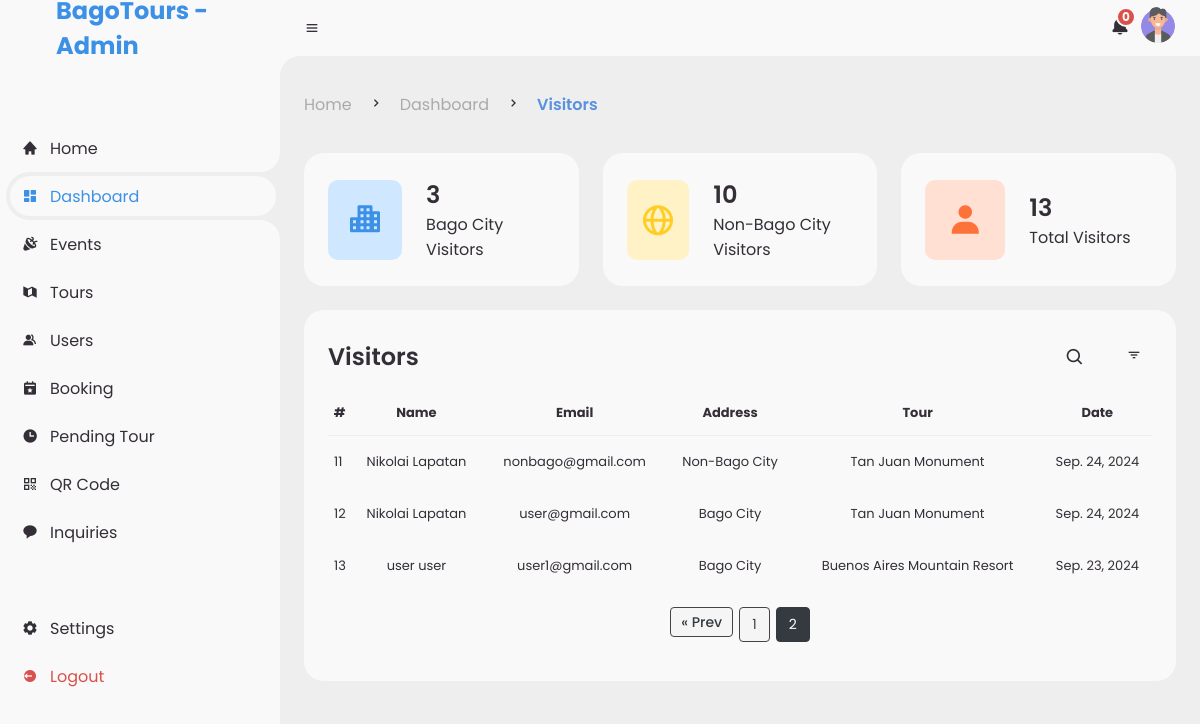
The page /admin/visitor.php?page=2 (signed in) on the database its author committed.
### tables this page shows
CREATE TABLE `visit_records` (
  `id` int(11) NOT NULL,
  `user_id` int(11) NOT NULL,
  `tour_id` int(11) NOT NULL,
  `visit_time` datetime DEFAULT current_timestamp(),
  `city_residence` enum('Bago City','Non-Bago City') DEFAULT NULL
);

CREATE TABLE `users` (
  `id` int(50) NOT NULL,
  `profile_picture` varchar(200) DEFAULT NULL,
  `name` varchar(100) NOT NULL,
  `username` varchar(200) DEFAULT NULL,
  `password` varchar(200) DEFAULT NULL,
  `email` varchar(200) DEFAULT NULL,
  `phone_number` varchar(50) DEFAULT NULL,
  `home_address` varchar(200) NOT NULL,
  `role` varchar(200) DEFAULT NULL,
  `device_id` varchar(255) NOT NULL,
  `date_created` timestamp NOT NULL DEFAULT current_timestamp()
);

CREATE TABLE `tours` (
  `id` int(50) NOT NULL,
  `user_id` int(50) NOT NULL,
  `img` varchar(255) NOT NULL,
  `title` varchar(200) NOT NULL,
  `address` varchar(200) NOT NULL,
  `latitude` varchar(50) NOT NULL,
  `longitude` varchar(50) NOT NULL,
  `type` varchar(50) NOT NULL,
  `description` mediumtext NOT NULL,
  `price_title` varchar(255) NOT NULL,
  `price` double NOT NULL,
  `proof_title` varchar(255) NOT NULL,
  `proof_image` varchar(255) NOT NULL,
  `status` varchar(50) NOT NULL COMMENT ' 0 = Pending, 1 = Active, 2 = Cancelled, 3 = Inactive.',
  `bookable` tinyint(1) NOT NULL,
  `date_created` datetime NOT NULL DEFAULT current_timestamp(),
  `expiry` date DEFAULT NULL
);

### func/dashboardFunc.php (called while the page is built, shortened)
<?php
function totalVisitors($conn, $user_id)
{
    $query = "SELECT COUNT(*) AS total_visit FROM visit_records vr JOIN tours t ON vr.tour_id = t.id JOIN users u ON t.user_id = u.id WHERE u.id = :id";
    $stmt = $conn->prepare($query);
    $stmt->bindParam(':id', $user_id, PDO::PARAM_INT);
    $stmt->execute();
    return $stmt->fetchColumn() ?? 0;
}
function nonBago($conn, $user_id)
{
    $query = "SELECT COUNT(*) AS total_visit FROM visit_records vr JOIN tours t ON vr.tour_id = t.id JOIN users u ON t.user_id = u.id WHERE u.id = :id AND vr.city_residence = 'Non-Bago City';";
    $stmt = $conn->prepare($query);
    $stmt->bindParam(':id', $user_id, PDO::PARAM_INT);
    $stmt->execute();
    return $stmt->fetchColumn() ?? 0;
}
function Bago($conn, $user_id)
{
    $query = "SELECT COUNT(*) AS total_visit FROM visit_records vr JOIN tours t ON vr.tour_id = t.id JOIN users u ON t.user_id = u.id WHERE u.id = :id AND vr.city_residence = 'Bago City';";
    $stmt = $conn->prepare($query);
    $stmt->bindParam(':id', $user_id, PDO::PARAM_INT);
    $stmt->execute();
    return $stmt->fetchColumn() ?? 0;
}

### admin/visitor.php (the view, shortened to what this page needs)
<?php
include '../include/db_conn.php';
$user_id = $_SESSION['user_id'];
require_once __DIR__ . '/../func/dashboardFunc.php';
$search = isset($_GET['search']) ? $_GET['search'] : '';
$tour_id = isset($_GET['tour']) ? $_GET['tour'] : '';
$visitor_type = isset($_GET['visitorType']) ? $_GET['visitorType'] : '';
$specific_date = isset($_GET['date']) ? $_GET['date'] : '';
$monthInput = isset($_GET['month']) ? $_GET['month'] : '';
$year = isset($_GET['year']) ? $_GET['year'] : '';
$page = isset($_GET['page']) ? (int) $_GET['page'] : 1;
$results_per_page = 10;
$counter = ($page - 1) * $results_per_page + 1;
$start_from = ($page - 1) * $results_per_page;
function buildQuery($baseSql, $filters, &$params)
{
    return $baseSql;
}
$filters = [
    'tour_id' => $tour_id,
    'search' => $search,
    'visitor_type' => $visitor_type,
    'specific_date' => $specific_date,
    'month_year' => $monthInput,
    'year' => $year,
];
$countSql = "SELECT COUNT(*) FROM visit_records vr
             JOIN tours t ON vr.tour_id = t.id
             JOIN users u ON u.id = t.user_id
             JOIN users uc ON uc.id = vr.user_id
             WHERE u.id = :user_id";
$countParams = [':user_id' => $user_id];
$countSql = buildQuery($countSql, $filters, $countParams);
$countStmt = $conn->prepare($countSql);
$countStmt->execute($countParams);
$totalRecords = $countStmt->fetchColumn();
$totalPages = ceil($totalRecords / $results_per_page);
$sql = "SELECT vr.id as id, vr.user_id as client, t.title as tour_name, u.name as admin,
               vr.visit_time as datetime, vr.city_residence as city,
               uc.name as client_name, uc.email as client_email
        FROM visit_records vr
        JOIN tours t ON vr.tour_id = t.id
        JOIN users u ON u.id = t.user_id
        JOIN users uc ON uc.id = vr.user_id
        WHERE u.id = :user_id";
$params = [':user_id' => $user_id];
$sql = buildQuery($sql, $filters, $params);
$sql .= " ORDER BY vr.visit_time DESC LIMIT $start_from, $results_per_page";
$stmt = $conn->prepare($sql);
$stmt->execute($params);
$visitRecords = $stmt->fetchAll(PDO::FETCH_ASSOC);
?>
<!DOCTYPE html>
<html lang="en">
<head>
    <link href='https://unpkg.com/boxicons@2.0.9/css/boxicons.min.css' rel='stylesheet'>
    <link rel="stylesheet" href="assets/css/admin.css">
    <link rel="stylesheet" href="assets/css/visitor.css">
</head>
<body>
    <?php include 'includes/sidebar.php'; ?>
    <section id="content">
        <?php include 'includes/navbar.php'; ?>
        <main>
            <div class="head-title">
                <div class="left">
                    <?php include 'includes/breadcrumb.php'; ?>
                </div>
            </div>
            <ul class="box-info">
                <li>
                    <i class='bx bxs-city'></i>
                    <span class="text">
                        <h3><?php echo Bago($conn, $user_id); ?></h3>
                        <p>Bago City Visitors</p>
                    </span>
                </li>
                <li>
                    <i class='bx bx-globe'></i>
                    <span class="text">
                        <h3><?php echo nonBago($conn, $user_id); ?></h3>
                        <p>Non-Bago City Visitors</p>
                    </span>
                </li>
                <li>
                    <i class='bx bxs-user'></i>
                    <span class="text">
                        <h3><?php echo totalVisitors($conn, $user_id); ?></h3>
                        <p>Total Visitors</p>
                    </span>
                </li>
            </ul>
            <div class="table-data">
                <div class="order">
                    <div class="head">
                        <h3>Visitors</h3>
                        <div class="search-container">
                            <i class='bx bx-search' id="search-icon"></i>
                        </div>
                        <div class="filter">
                            <i class='bx bx-filter' id="openFilter"></i>
                        </div>
                    </div>
                    <table id="visitorTable">
                        <thead>
                            <tr>
                                <th>#</th>
                                <th>Name</th>
                                <th>Email</th>
                                <th>Address</th>
                                <th>Tour</th>
                                <th>Date</th>
                            </tr>
                        </thead>
                        <tbody>
                            <?php
                            foreach ($visitRecords as $index => $record) {
                                echo "<tr>";
                                echo "<td>" . $counter++ . "</td>";
                                echo "<td>" . htmlspecialchars($record['client_name']) . "</td>";
                                echo "<td>" . htmlspecialchars($record['client_email']) . "</td>";
                                echo "<td>" . htmlspecialchars($record['city']) . "</td>";
                                echo "<td>" . htmlspecialchars($record['tour_name']) . "</td>";
                                $date = new DateTime($record['datetime']);
                                echo "<td>" . htmlspecialchars($date->format('M. d, Y')) . "</td>";
                                echo "</tr>";
                            }
                            ?>
                        </tbody>
                    </table>
                    <div class="pagination">
                        <?php
                        $page = isset($_GET['page']) ? (int) $_GET['page'] : 1;
                        $start_page = max(1, $page - 2);
                        $end_page = min($totalPages, $page + 2);
                        if ($page > 1): ?>
                            <a class="btn" href="?page=<?php echo $page - 1; ?>">&laquo; Prev</a>
                        <?php endif; ?>
                        <?php for ($i = $start_page; $i <= $end_page; $i++): ?>
                            <a href="?page=<?php echo $i; ?>" class="<?php echo ($i == $page) ? 'active' : ''; ?>">
                                <?php echo $i; ?>
                            </a>
                        <?php endfor; ?>
                    </div>
                </div>
            </div>
        </main>
    </section>
</body>
</html>

### admin/assets/css/admin.css (style rules this page uses)
* { margin: 0; padding: 0; font-family: var(--poppins); box-sizing: border-box; }
a { text-decoration: none; }
li { list-style: none; }
:root { --poppins: 'Poppins', sans-serif; --lato: 'Lato', sans-serif; --light: #F9F9F9; --blue: #3C91E6; --light-blue: #CFE8FF; --grey: #eee; --dark-grey: #AAAAAA; --dark: #342E37; --red: #DB504A; --yellow: #FFCE26; --light-yellow: #FFF2C6; --orange: #FD7238; --light-orange: #FFE0D3; }
html { overflow-x: hidden; }
body { background: var(--grey); overflow-x: hidden; }
.pagination { margin: 5px; display: flex; justify-content: center; background-color: var(--light); padding: 10px; border-radius: 8px; }
.pagination a, .pagination span { margin: 0 3px; padding: 6px 12px; text-decoration: none; border: 1px solid #444; color: #444; border-radius: 4px; font-size: 14px; background-color: #f5f5f5; }
.pagination .btn { color: #343a40; }
.pagination a.active { background-color: #343a40; color: white; border-color: #343a40; }
.search-container { display: flex; align-items: center; padding: 5px; width: 40px; transition: width 0.4s ease; }
#search-icon { font-size: 20px; cursor: pointer; }
#content { position: relative; width: calc(100% - 280px); left: 280px; transition: .3s ease; }
#content main { width: 100%; padding: 36px 24px; font-family: var(--poppins); max-height: calc(100vh - 56px); overflow-y: scroll; }
#content main .head-title { display: flex; align-items: center; justify-content: space-between; grid-gap: 16px; flex-wrap: wrap; }
main .btn { height: 30px; padding: 0 10px; display: flex; justify-content: center; align-items: center; grid-gap: 10px; font-weight: 500; }
#content main .box-info { display: grid; grid-template-columns: repeat(auto-fit, minmax(240px, 1fr)); grid-gap: 24px; margin-top: 36px; }
#content main .box-info li { padding: 24px; background: var(--light); border-radius: 20px; display: flex; position: relative; align-items: center; grid-gap: 24px; }
#content main .box-info li .bx { width: 80px; height: 80px; border-radius: 10px; font-size: 36px; display: flex; justify-content: center; align-items: center; }
#content main .box-info li:nth-child(1) .bx { background: var(--light-blue); color: var(--blue); }
#content main .box-info li:nth-child(2) .bx { background: var(--light-yellow); color: var(--yellow); }
#content main .box-info li:nth-child(3) .bx { background: var(--light-orange); color: var(--orange); }
#content main .box-info li .text h3 { font-size: 24px; font-weight: 600; color: var(--dark); }
#content main .box-info li .text p { color: var(--dark); }
#content main .table-data { display: flex; flex-wrap: wrap; grid-gap: 24px; margin-top: 24px; width: 100%; color: var(--dark); }
#content main .table-data>div { border-radius: 20px; background: var(--light); padding: 24px; overflow-x: auto; }
#content main .table-data .head { display: flex; align-items: center; grid-gap: 16px; margin-bottom: 24px; }
#content main .table-data .head h3 { margin-right: auto; font-size: 24px; font-weight: 600; }
#content main .table-data .head .bx { cursor: pointer; }
#content main .table-data .order { flex-grow: 1; flex-basis: 500px; }
#content main .table-data .order table { width: 100%; border-collapse: collapse; text-align: center; }
#content main .table-data .order table th { padding-bottom: 12px; font-size: 13px; border-bottom: 1px solid var(--grey); }
#content main .table-data .order table td { font-size: 13px; padding: 16px 0; }
#content main .table-data .order table tr td:first-child { display: flex; align-items: center; grid-gap: 12px; padding-left: 6px; }

### admin/assets/css/visitor.css (style rules this page uses)
.order { position: relative; overflow: hidden; }
.table-data { padding-bottom: 100px; }
table th { justify-content: space-between; }
.filter { position: relative; display: inline-block; cursor: pointer; padding: 10px; font-size: 16px; color: #333; }

### rows shown on the page
visit_records: user.name "Nikolai Lapatan", user.email "nonbago@gmail.com", city_residence "Non-Bago City", tour.title "Tan Juan Monument", visit_time "Sep. 24, 2024"
visit_records: user.name "Nikolai Lapatan", user.email "user@gmail.com", city_residence "Bago City", tour.title "Tan Juan Monument", visit_time "Sep. 24, 2024"
visit_records: user.name "user user", user.email "user1@gmail.com", city_residence "Bago City", tour.title "Buenos Aires Mountain Resort", visit_time "Sep. 23, 2024"

### other values the page prints
$breadcrumb['title'] "Home"
$breadcrumb['title'] "Dashboard"
$breadcrumb['title'] "Visitors"
Bago($conn, $user_id) "3"
nonBago($conn, $user_id) "10"
totalVisitors($conn, $user_id) "13"
